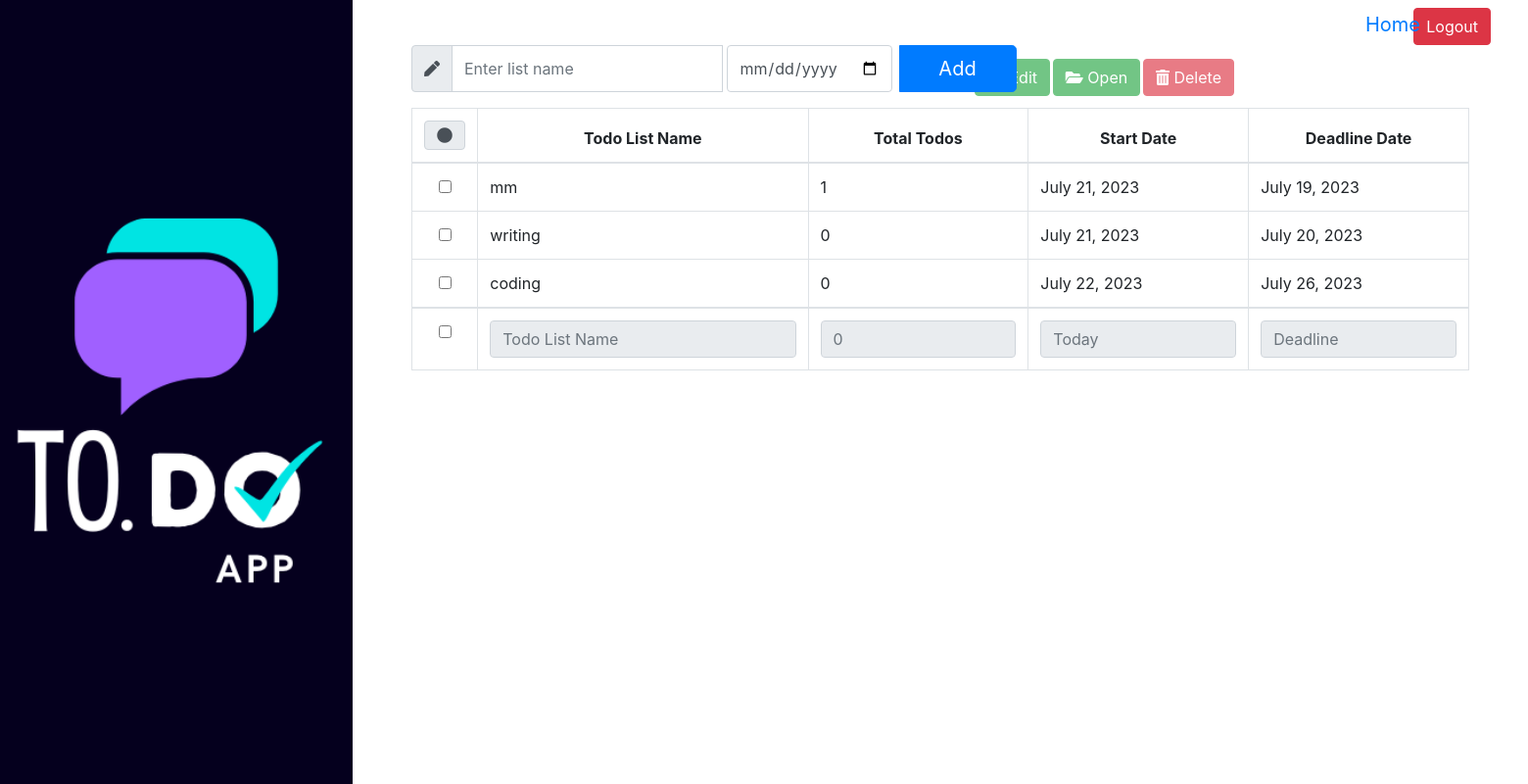
The page /todolist/ (signed in) on the database its author committed.
### todoApp/models.py (models this page shows, shortened)
class TodoListModel(models.Model):
    listid = models.IntegerField(primary_key=True, default=0)
    listname = models.CharField(max_length=1000)
    deadline = models.DateField()
    todocount = models.IntegerField(default=0)
    created_date = models.DateTimeField(auto_now_add=True)
    owner = models.ForeignKey(Owner, blank=False, null=False, on_delete=models.CASCADE, related_name="Owner")
    class Meta:
        unique_together = (("listid", "owner"),)

### todoApp/views.py (the view)
# urls.py: path("todolist/", views.todolist, name='todolist'),
@login_required(login_url='loginpage')
def todolist(request):
    owner = Owner.objects.filter(username=request.user)[0]
    form = TodoListForm(request.POST or None)
    ''' - It wil work from the todolist template where we are entering a new todolist name, deadline and
    - clicking on add button that will generate a POST request to the todolist view function
    - and brings the attributes information as we can see from forms.py TodoListForm required two attributes
    - fields = ['listname', 'deadline']
    - we have multiple POST requests from browser so we will handle each separately based on its
    - specific name, at first we will check if the request is POST, then if "add" name is in request
    - here in todolist.html we assign a specific name -> name ="add" to each submit request to distinct
    - all of these   <button type="submit" name ="add" value="add" class="btn btn-primary
                                                 btn-lg ml-2" style="width: 120px;">Add</button>
    - after filtering the relevant POST request, it will check if form contains information
    - and extract specific attributes values based on there names

    '''
    if request.method == "POST":
        if 'add' in request.POST:
            if form.is_valid():
                listname = form.cleaned_data['listname']
                deadline = form.cleaned_data['deadline']
                if TodoListModel.objects.filter(owner=owner, listname=listname).exists():
                    messages.error(request,"Create operation failed. Please make sure that your"\
                                       " TodoList name does not exist in current TodoLists")
                else:
                    try:
                        if TodoListModel.objects.count() == 0:
                            newlistid = 0
                        else:
                            newlistid = TodoListModel.objects.latest('listid').listid + 1
                        new_todo_list = form.save(commit=False)
                        new_todo_list.listid = newlistid
                        new_todo_list.owner = owner
                        new_todo_list.todocount = 0
                        new_todo_list.save()
                        return redirect('todolist')
                    except IntegrityError:
                        messages.error(request,"Create operation failed. Please make sure that your"\
                                       " TodoList name does not exist in current TodoLists")
            '''  - check if the request is for delete operation
          - get the list of specific listname listids which were asked to delete
          - we have added functionality in todolist html that when user check or select the row in
          - table that is displayed in browser get the specific listid that is assigned to each checkbox
          - in that row take that id and pass with submit POST request so if the request is for delete
          - it will be processed based on those specific ids and delete that ids and corresponding
          - values from table in databse, we have created todolist one to many relation with todoitems
          - as it makes sense one todolist name can have many todos but many todos can have only one
          - specific listname, so based on this relationship when the todolist name is deleted its
          - corresponding todoitems will also be deleted

        '''
        elif 'delete' in request.POST:
            todolist_ids = request.POST.getlist('listid')
            todolist_ids_to_delete = TodoListModel.objects.filter(listid__in=todolist_ids)
            items_count = todolist_ids_to_delete.count()
            todolist_ids_to_delete.delete()
        elif 'edit' in request.POST:
            edited_value = request.POST.get('edited_value')
            list_id = request.POST.getlist('listid')
            if not(edited_value and any(c.isalpha() for c in edited_value)):
                messages.error(request,"Create operation failed. Please enter a valid"\
                                       " TodoList name")
                return HttpResponseRedirect(request.get_full_path())
            elif TodoListModel.objects.filter(owner=owner, listname=edited_value).exists():
                messages.error(request,"Edit operation failed. Please make sure that your"\
                                       " TodoList name does not exist in current TodoLists")
                return HttpResponseRedirect(request.get_full_path())
            else:
                TodoListModel.objects.filter(listid=list_id[0]).update(listname=edited_value)
    else:
        form = TodoListForm()
    todo_lists = models.TodoListModel.objects.filter(owner=owner)
    context = {'todo_lists': todo_lists, 'form': form}
    return render(request, 'todoApp/todolist.html', context)

### todoApp/forms.py
class TodoListForm(forms.ModelForm):
    class Meta:
        model = TodoListModel
        fields = ['listname', 'deadline']

### todoApp/templates/todoApp/todolist.html (shortened to what this page needs)
{% load static %}
<!DOCTYPE html>
<html>
<head>
<link href="//maxcdn.bootstrapcdn.com/bootstrap/4.0.0/css/bootstrap.min.css" rel="stylesheet" id="bootstrap-css">
<link rel="stylesheet" href="https://use.fontawesome.com/releases/v5.15.1/css/all.css">
</head>
<body>
<td class="tdStyle">
    <div class="column column1">
    </div>
    <div class="column column2">
        <div class="container">
            <div class="row justify-content-between">
            <a href="{% url 'home' %}" class="back-link">Home</a>
            <a href="{% url 'logout' %}" class="btn btn-danger mt-2 mr-2 logout-button">Logout</a>
            </div>
            <div class="container">
                <form method="POST">
                    <div class="row">
                        <div class="col-md-7">
		                  <div class="input-group mb-3">
		                      <div class="input-group-prepend">
                                <span class="input-group-text"> <i class="fa fa-pen"></i></span>
                              </div>
		                          <input type="text" class="form-control" name="listname" id="listname" placeholder="Enter list name" required>
                              <div class="input-group-append ml-1">
		                          <input type="date" class="form-control" name="deadline" id="deadline" placeholder="Enter Deadline" required>
                              </div>
		                      <div class="input-group-append">
                                    <button type="submit" name ="add" value="add" class="btn btn-primary btn-lg ml-2" style="width: 120px;">Add</button>
                              </div>
		                  </div>
                </div>
            </div>
        </form>
    </div>
    <div class="container">
        <form method="POST">
            <div class="row">
                <div class="col-md-12 button-custom">
                    <button name="edit" class='btn btn-success edit-item ' disabled>
                             Edit
                    </button>
                    <button id="open-button" name="open" class='btn btn-success open-item' disabled>
    		              <i class="fas fa-folder-open"></i> Open
	                </button>
                    <button name="delete" class='btn btn-danger remove-item' disabled>
                          <i class="fas fa-trash-alt"></i> Delete
                    </button>
                </div>
            </div>
    </div>
    <div class="container">
        <div class="row clearfix">
    	   <div class="col-md-12 table-responsive">
			 <table class="table table-bordered table-hover table-sortable" id="tab_logic">
				<thead>
					<th class="text-center col-1 column-width-custom">
                <span class="input-group-text"> <i class="fa fa-circle"></i></span>
                    </th>
						<th class="text-center col-3">
							Todo List Name
						</th>
						<th class="text-center col-2">
							Total Todos
						</th>
    					        <th class="text-center col-2">
							Start Date
						</th>
        				        <th class="text-center col-2">
							Deadline Date
						</th>
				</thead>
				<tbody id="todolist-body">
                     {% for lst in todo_lists %}
                            <tr>
                            <td class="text-center col-1 column-width-custom">
                              <input type="checkbox" class="row-checkbox" name="listid" value="{{ lst.listid }}" data-id="{{ lst.listid }}"/>
                             </td>
                             <td>{{ lst.listname }}</td>
                             <td>{{ lst.todocount }}</td>
                             <td>{{ lst.created_date|date:"F j, Y" }}</td>
                             <td>{{ lst.deadline }}</td>
                            </tr>
                     {% endfor %}
				</tbody>
                <tbody>
                    <tr id="todolist-input-entry"><td class="text-center col-1 column-width-custom">
                        <input type="checkbox" class="row-checkbox"/>
                        </td>
                        <td data-name="List Name">
                            <input type="text" class="form-control add-todo-list" placeholder="Todo List Name" readonly/>
                        </td>
						<td data-name="Total Todo Count">
						    <input type="text" name='todoCount' placeholder='0' class="form-control" readonly/>
						</td>
    					<td data-name="Creation Date">
						    <input type="text" name='creationDate' placeholder='Today' class="form-control" readonly/>
						</td>
                        					<td data-name="Deadline Date">
						    <input type="text" name='deadlineDate' placeholder='Deadline' class="form-control" readonly/>
						</td>
					</tr>
                </tbody>
			</table>
		</div>
	</div>
</div>
</div>
</body>
</html>

### rows shown on the page
TodoListModel: listname "mm", todocount "1", created_date "July 21, 2023", deadline "July 19, 2023"
TodoListModel: listname "writing", todocount "0", created_date "July 21, 2023", deadline "July 20, 2023"
TodoListModel: listname "coding", todocount "0", created_date "July 22, 2023", deadline "July 26, 2023"
